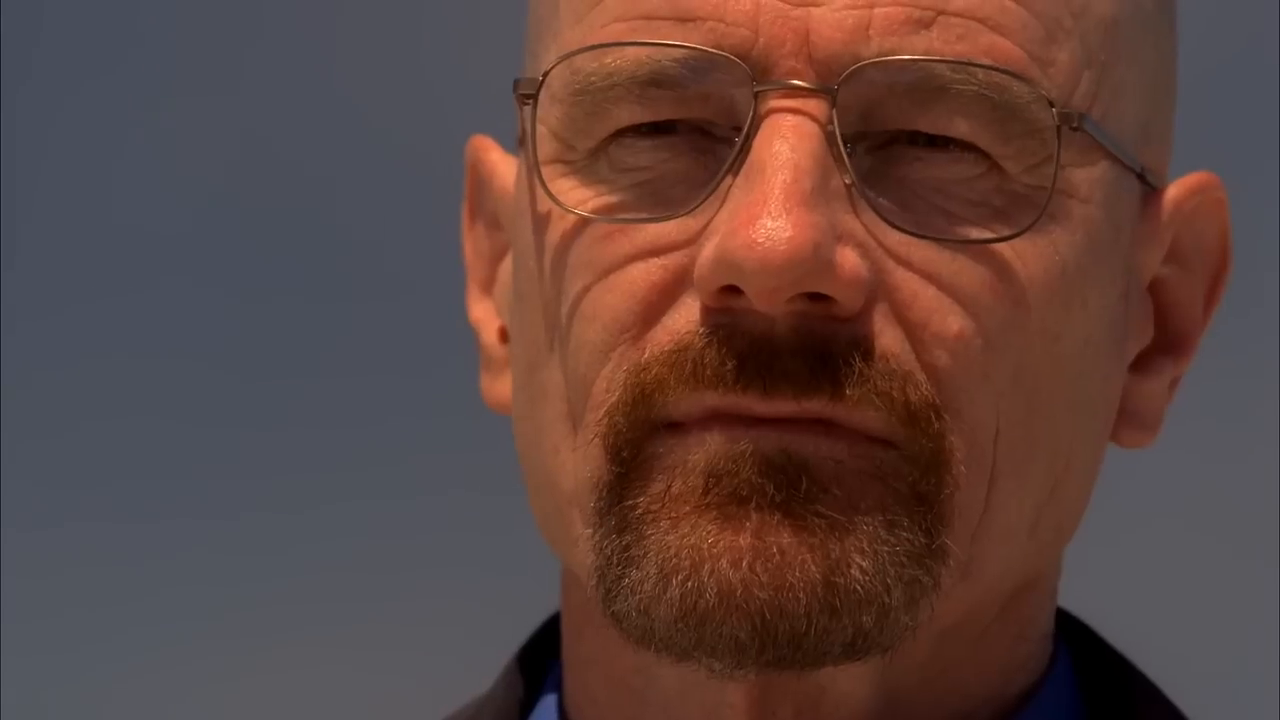
#> input picture frame 9 of random_videos/You're God damn right..mp4, 1280 x 720 px
$ python read_and_display_video.py
#> lines starting #> are read from the running program, lines starting #| are printed output that depends on the picture
import cv2 as cv

def rescaleFrame(myFrame, myScale): # function for rescaling images

    myHeight = int(myFrame.shape[0] * myScale)
    myWidth = int(myFrame.shape[1] * myScale)

    dimensions = (myHeight, myWidth)

    result = cv.resize(myFrame, dimensions, interpolation=cv.INTER_AREA)

    return result


myVideoCapture = cv.VideoCapture("random_videos\You're God damn right..mp4")

while cv.waitKey(20) & 0xFF != ord(" "):
#> (key Esc is pressed here)
    theVideoIsRead, currentFrame = myVideoCapture.read()
#> currentFrame is the input picture: shape (720, 1280, 3); mean B, G, R 63.9, 68.5, 93.1

    if theVideoIsRead == True:
        # currentFrame = cv.cvtColor(currentFrame, cv.COLOR_BGR2GRAY)    # converting the frame to grayscale
        currentFrame = cv.GaussianBlur(currentFrame, (11, 11), cv.BORDER_DEFAULT) # adding blur
        currentFrame = cv.Canny(currentFrame, 100, 200, apertureSize=5)   #edge detection
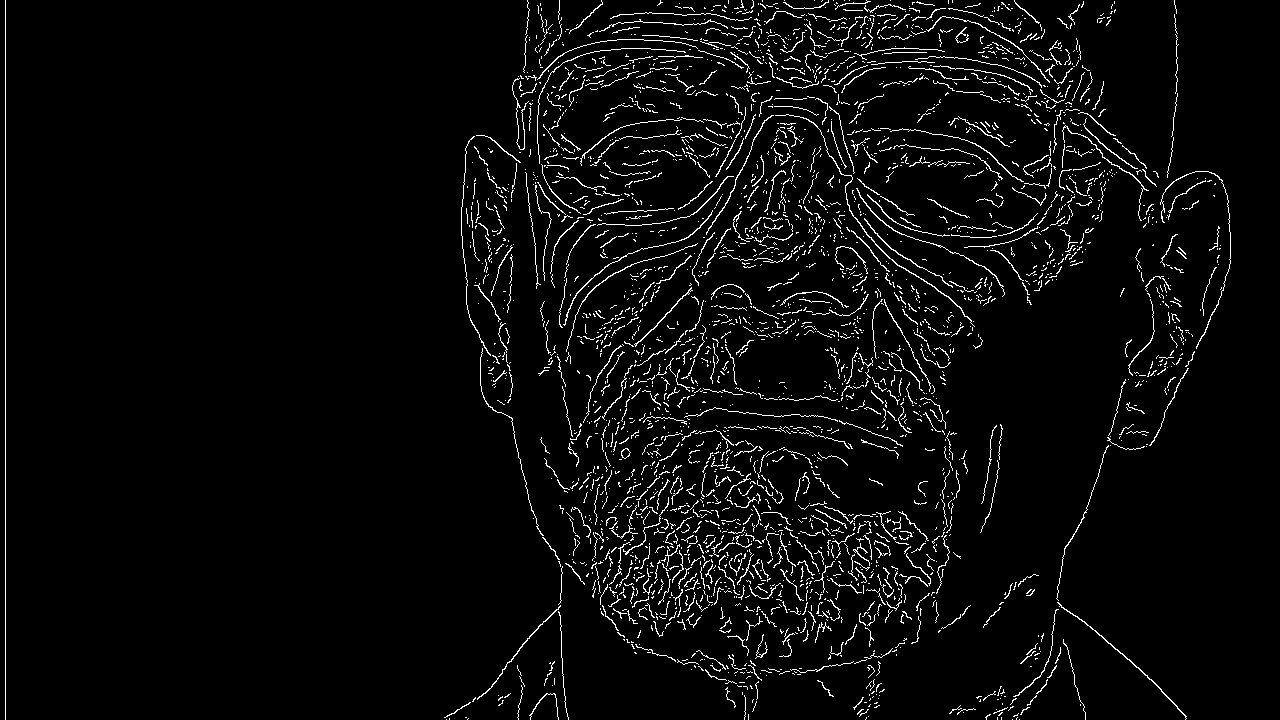
#> currentFrame: shape (720, 1280); 4% white in thin lines or dots
#> (key Enter is pressed here)
        cv.imshow("Press space to close", currentFrame)

myVideoCapture.release()

cv.destroyAllWindows()
cv.waitKey(0)

# Go look at this link for explanation of the if condition:
# https://stackoverflow.com/questions/35372700/whats-0xff-for-in-cv2-waitkey1#:~:text=The%20waitKey(0)%20function%20returns,waitKey(0)%20to%200xFF%20.

$ run again, starting later in the video
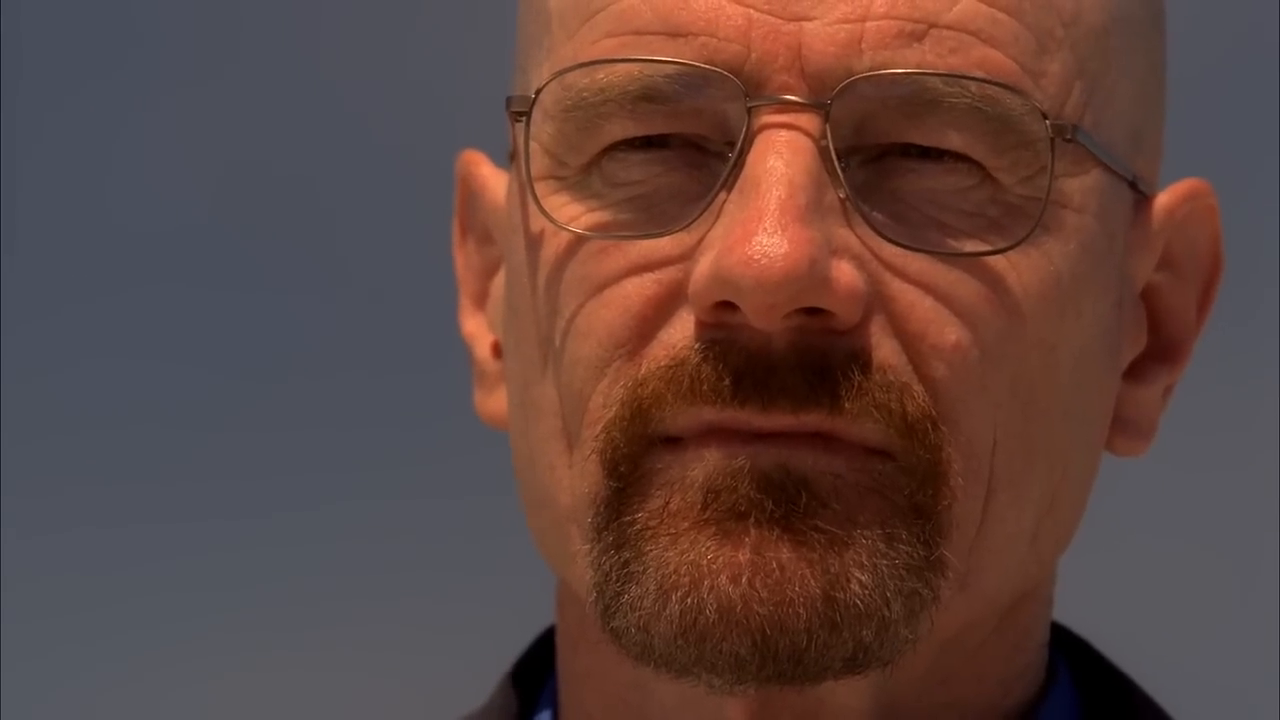
#> input picture frame 42 of random_videos/You're God damn right..mp4, 1280 x 720 px
#> currentFrame is the input picture: shape (720, 1280, 3); mean B, G, R 64.6, 69.3, 94.5
#> `currentFrame = cv.Canny(currentFrame, 100, 200, apertureSize=5)`:
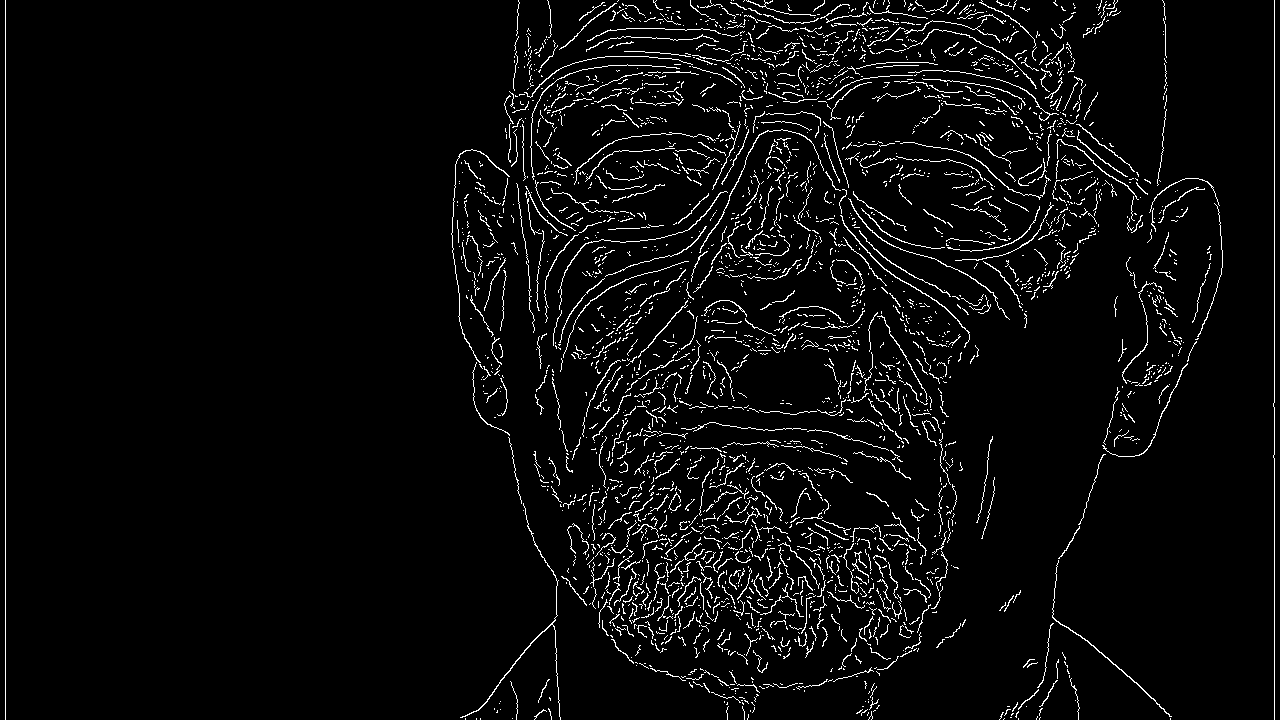
#> currentFrame: shape (720, 1280); 4.2% white in thin lines or dots

$ run again, starting later in the video
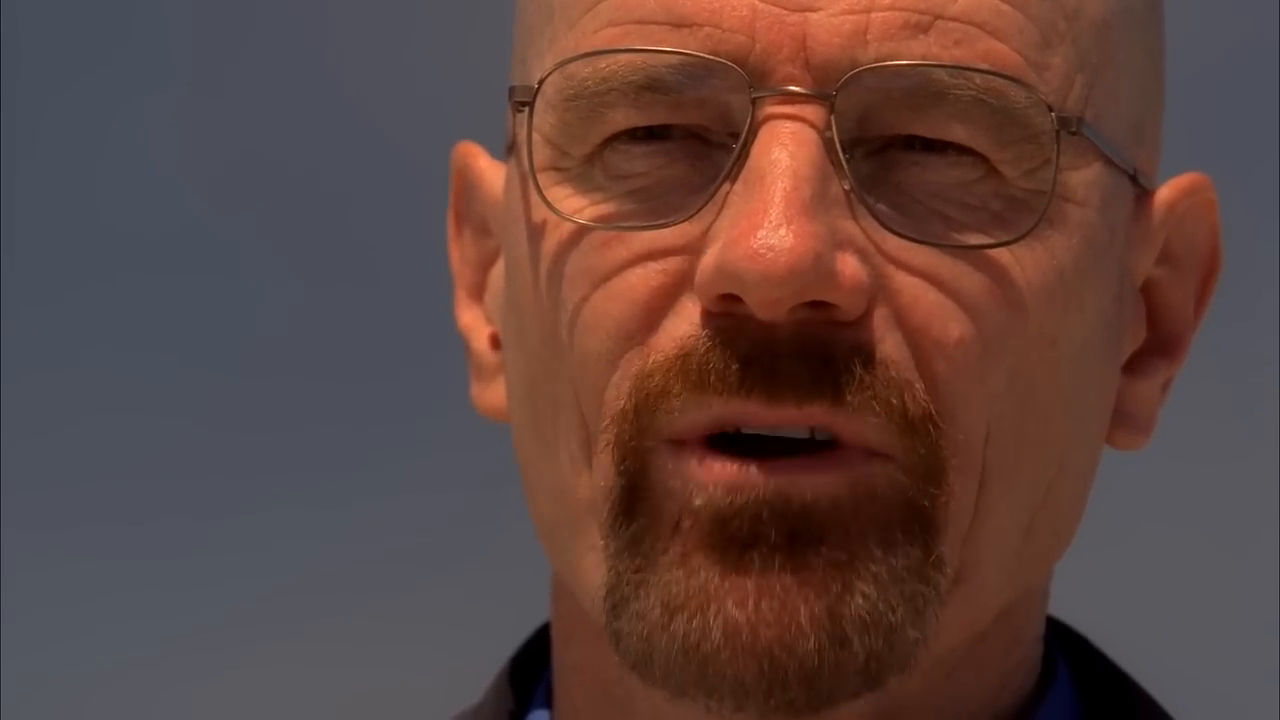
#> input picture frame 75 of random_videos/You're God damn right..mp4, 1280 x 720 px
#> currentFrame is the input picture: shape (720, 1280, 3); mean B, G, R 64.3, 68.7, 93.7
#> `currentFrame = cv.Canny(currentFrame, 100, 200, apertureSize=5)`:
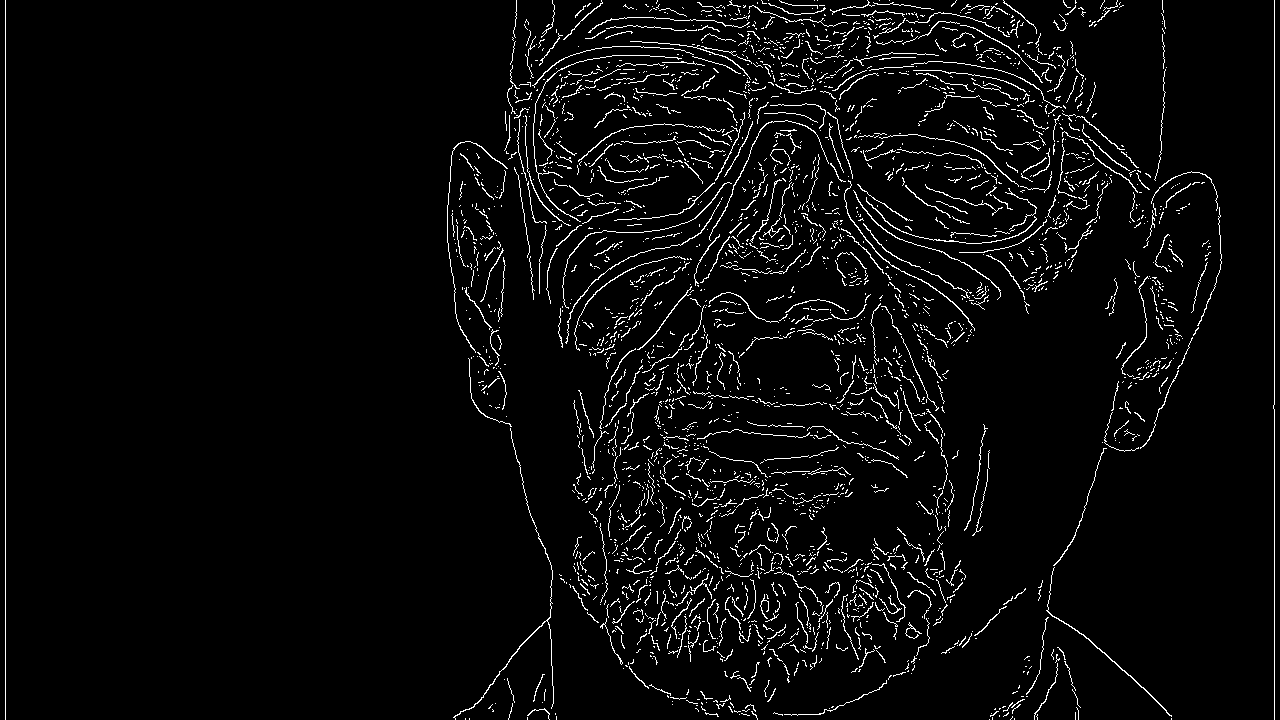
#> currentFrame: shape (720, 1280); 4% white in thin lines or dots
